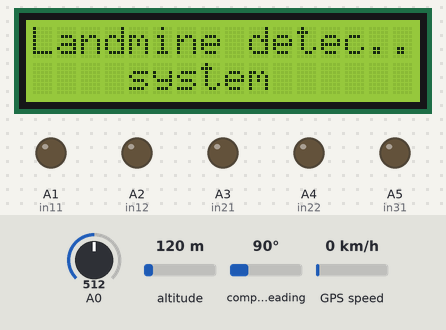
The sketch below on a simulated Arduino Uno, built with avr-gcc and run on an emulated ATmega328P. Parts: 16×2 character LCD, output pins drawn as LEDs (lit = HIGH). Inputs (shaded band) come from the test bench; at power-on: A0 = 512, altitude 120 m, compass heading 90°, GPS speed 0 km/h. The GPS gets a fix after 3 s at 37.7749, -122.4194 with 8 satellites; the modem accepts every AT command (registered, SIM ready, sends succeed) and sends nothing else; what the sketch prints to the serial monitor is not drawn.

Above: at 10.2 s.
10.3 s: A0 set to 992
11.9 s: A0 set to 1007
At 14.0 s:
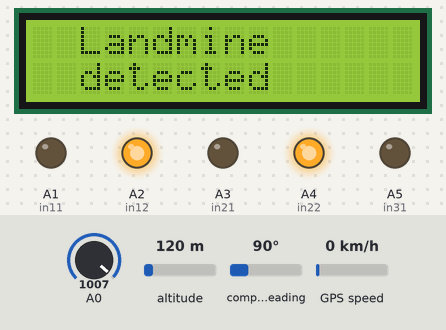
At 22.5 s:
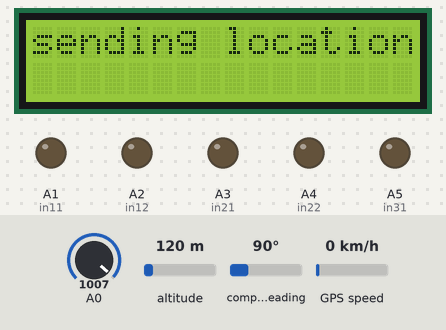
Timing chart, 0 to 24.0 s (numbered marks = the images above; inputs shaded):
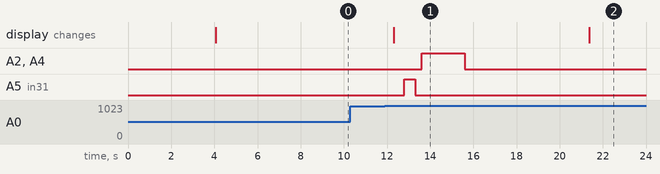

Measured:
- the behaviour switches between 1000 and 1001 on A0 (found by bisection; images 0 and 1)
- after the input at 10.3 s, every drawn part: stays the same
- after the input at 11.9 s, A2 (in12), A4 (in22): LOW → HIGH after 1.7 s, → LOW 2.0 s later; A5 (in31): LOW → HIGH after 0.91 s, → LOW 0.50 s later; the display: changes after 0.41 s (image 1)
- what the display in image 1 shows lasts 9.1 s, from 12.3 s to 21.4 s

The sketch:

sketch_apr26b.ino
```cpp
#include <TinyGPS++.h>
#include <SoftwareSerial.h>
/* Create object named bt of the class SoftwareSerial */
SoftwareSerial GPS_SoftSerial(8, 9);/* (Rx, Tx) */
/* Create an object named gps of the class TinyGPSPlus */
TinyGPSPlus gps;

volatile float minutes, seconds;
volatile int degree, secs, mins;

static void smartDelay(unsigned long ms)
{
  unsigned long start = millis();
  do
  {
    while (GPS_SoftSerial.available()) /* Encode data read from GPS while data is available on serial port */
      gps.encode(GPS_SoftSerial.read());
    /* Encode basically is used to parse the string received by the GPS and to store it in a buffer so that information can be extracted from it */
  } while (millis() - start < ms);
}

void DegMinSec( double tot_val)   /* Convert data in decimal degrees into degrees minutes seconds form */
{
  degree = (int)tot_val;
  minutes = tot_val - degree;
  seconds = 60 * minutes;
  minutes = (int)seconds;
  mins = (int)minutes;
  seconds = seconds - minutes;
  seconds = 60 * seconds;
  secs = (int)seconds;
}

void locL(void)
{
       smartDelay(1000);  /* Generate precise delay of 1ms */

        unsigned long start;
        double lat_val, lng_val, alt_m_val;
        uint8_t hr_val, min_val, sec_val;
        bool loc_valid, alt_valid, time_valid;
        lat_val = gps.location.lat(); /* Get latitude data */
        loc_valid = gps.location.isValid(); /* Check if valid location data is available */
        lng_val = gps.location.lng(); /* Get longtitude data */
        alt_m_val = gps.altitude.meters();  /* Get altitude data in meters */
        alt_valid = gps.altitude.isValid(); /* Check if valid altitude data is available */
        hr_val = gps.time.hour(); /* Get hour */
        min_val = gps.time.minute();  /* Get minutes */
        sec_val = gps.time.second();  /* Get seconds */
        time_valid = gps.time.isValid();  /* Check if valid time data is available */

        if (!loc_valid)/// if location not valid
        //send dummy location
        {

          delay(500);
          Serial.println("AT+CIPSEND=0,46\r\n");
          delay(500);
          Serial.print("http://maps.google.com/?q=");
          Serial.println("26.810903,80.902473"   );//TEXT MODE
          delay(1000);
          delay(2000);

          delay(100);
          GPS_SoftSerial.println("ATE0");
          delay(1000);
          GPS_SoftSerial.println("AT+CMGF=1");//TEXT MODE
          delay(1000);
          GPS_SoftSerial.println("AT+CMGS=\"+919648369831\"\r"); //replace x by your number
          delay(100);
          GPS_SoftSerial.print("http://maps.google.com/?q=");
          delay(200);
          GPS_SoftSerial.println("26.810903,80.902473" );
          delay(100);
          GPS_SoftSerial.println((char)26);// CTRL+Z COMMAND
          delay(2000);

        }
        else
        /// location valid send original location
        {
          delay(500);
          Serial.println("AT+CIPSEND=0,49\r\n");
          delay(500);
          Serial.print("http://maps.google.com/?q=");

          Serial.print(lat_val, 6);

          Serial.print(",");

          Serial.println(lng_val, 6);

          Serial.println("      ");


          delay(100);
          GPS_SoftSerial.println("ATE0");
          delay(1000);
          GPS_SoftSerial.println("AT+CMGF=1");//TEXT MODE
          delay(1000);
          GPS_SoftSerial.println("AT+CMGS=\"+919648369831\"\r"); //replace x by your number
          delay(200);
          GPS_SoftSerial.print("http://maps.google.com/?q=");
          delay(100);
          GPS_SoftSerial.print(lat_val, 6);
          delay(200);
          GPS_SoftSerial.println("," );
          delay(200);
          GPS_SoftSerial.println(lng_val, 6);
          delay(100);
          GPS_SoftSerial.println((char)26);// CTRL+Z COMMAND
          delay(2000);


        }


  }


unsigned char Buff[250];
unsigned char BuffIndex;

int x_out= A0;
int x_adc_value;

#include <LiquidCrystal.h>
const int rs = 7, en = 6, d4 = 5, d5 = 4, d6 = 3, d7 = 2;
LiquidCrystal lcd(rs, en, d4, d5, d6, d7);

const int in11 = A1;//m1
const int in12 = A2;//m1

const int in21 = A3;//m2
const int in22 = A4;//m2

const int in31 = A5;//m3


void setup()
{

     Serial.begin(115200);
     GPS_SoftSerial.begin(9600);

     delay(4000);//wating esp power stabilization

     lcd.begin(16, 2);
     lcd.setCursor(0, 0);
     lcd.print("Landmine detec... ");
     lcd.setCursor(0, 1);
     lcd.print("    system ");
     delay(1000);

  pinMode (in11, OUTPUT);
  pinMode (in12, OUTPUT);
  pinMode (in21, OUTPUT);
  pinMode (in22, OUTPUT);
  pinMode (in31, OUTPUT);


 digitalWrite(in11, LOW);
 digitalWrite(in12, LOW);
 digitalWrite(in21, LOW);
 digitalWrite(in22, LOW);
 digitalWrite(in31, LOW);


  Serial.println("ATE0\r\n");//TEXT MODE
  delay(1000);
  Serial.println("AT+CWMODE_DEF=2\r\n"); //
  delay(1000);
  Serial.println("AT+CIPMUX=1\r\n");
  delay(1000);
  Serial.println("AT+CIPSERVER=1,80\r\n");
  delay(1000);


    memset(Buff, '\0', 250);    // Initialize the string
    BuffIndex=5;


}


//  Where the Magic Happens
          void loop()
          {

               x_adc_value = analogRead(A0);

              // Serial.println(x_adc_value);
              // delay(500);

               if(x_adc_value > 1000)//l
                    {
                      delay(200);

                    if(x_adc_value > 1000)//2
                        {
                           delay(200);
                           if(x_adc_value > 1000)//3
                           {

                          lcd.clear();
                          lcd.setCursor(0, 0);
                          lcd.print("  Landmine ");
                          lcd.setCursor(0, 1);
                          lcd.print("  detected ");
                         // Serial.println("STOP");
                         digitalWrite(in11, LOW);
                         digitalWrite(in12, LOW);
                         digitalWrite(in21, LOW);
                         digitalWrite(in22, LOW);


                          delay(500);

                          digitalWrite(in31,HIGH);
                          delay(500);
                          digitalWrite(in31, LOW);
                          delay(300);

                          digitalWrite(in11, LOW);
                          digitalWrite(in12, HIGH);
                          digitalWrite(in21, LOW);
                          digitalWrite(in22, HIGH);
                          delay(2000);

                         digitalWrite(in11, LOW);
                         digitalWrite(in12, LOW);
                         digitalWrite(in21, LOW);
                         digitalWrite(in22, LOW);

                          delay(1000);
          GPS_SoftSerial.println("ATE0");
          delay(1000);
          GPS_SoftSerial.println("AT+CMGF=1");//TEXT MODE
          delay(1000);
          GPS_SoftSerial.println("AT+CMGS=\"+919648369831\"\r"); //replace x by your number
          delay(200);
          GPS_SoftSerial.print("landmine detected");
          delay(500);
          GPS_SoftSerial.println((char)26);// CTRL+Z COMMAND
          delay(2000);


          lcd.clear();
          lcd.print("sending location");
          delay(200);
          locL();


          lcd.clear();
          lcd.print(" location sent");
          delay(2000);

           lcd.setCursor(0, 0);
          lcd.print("Landmine detec... ");
          lcd.setCursor(0, 1);
         lcd.print("    system ");


                        }
                        }
                        }

          if(Serial.available()>0)
              {
              Buff[BuffIndex] = Serial.read();


             if( (Buff[BuffIndex-2] == '#') && (Buff[BuffIndex-1] == 'U') )
              {

                //   Serial.println("u");
                   digitalWrite(in11, HIGH);
                   digitalWrite(in12, LOW);
                   digitalWrite(in21, HIGH);
                   digitalWrite(in22, LOW);

              }


               if( (Buff[BuffIndex-2] == '#') && (Buff[BuffIndex-1] == 'D') )
              {
                   //Serial.println("d");
                   digitalWrite(in11, LOW);
                   digitalWrite(in12, HIGH);
                   digitalWrite(in21, LOW);
                   digitalWrite(in22, HIGH);

              }


            if( (Buff[BuffIndex-2] == '#') && (Buff[BuffIndex-1] == 'L') )
                {
                  //  Serial.println("l");
                   digitalWrite(in11, HIGH);
                   digitalWrite(in12, LOW);
                   digitalWrite(in21, LOW);
                   digitalWrite(in22, HIGH);

                }


                if( (Buff[BuffIndex-2] == '#') && (Buff[BuffIndex-1] == 'R') )
               {
                   // Serial.println("r");
                     digitalWrite(in11, LOW);
                     digitalWrite(in12, HIGH);
                     digitalWrite(in21, HIGH);
                     digitalWrite(in22, LOW);


               }


                if( (Buff[BuffIndex-2] == '#') && (Buff[BuffIndex-1] == 'S') )
                {

                     //////STOP
                     ////digitalWrite(relay, LOW);
                     digitalWrite(in11, LOW);
                     digitalWrite(in12, LOW);
                     digitalWrite(in21, LOW);
                     digitalWrite(in22, LOW);

                }


               else{}

              BuffIndex++;
              if(BuffIndex>250)
              {
                  BuffIndex=5;
              }
          }


}
```
